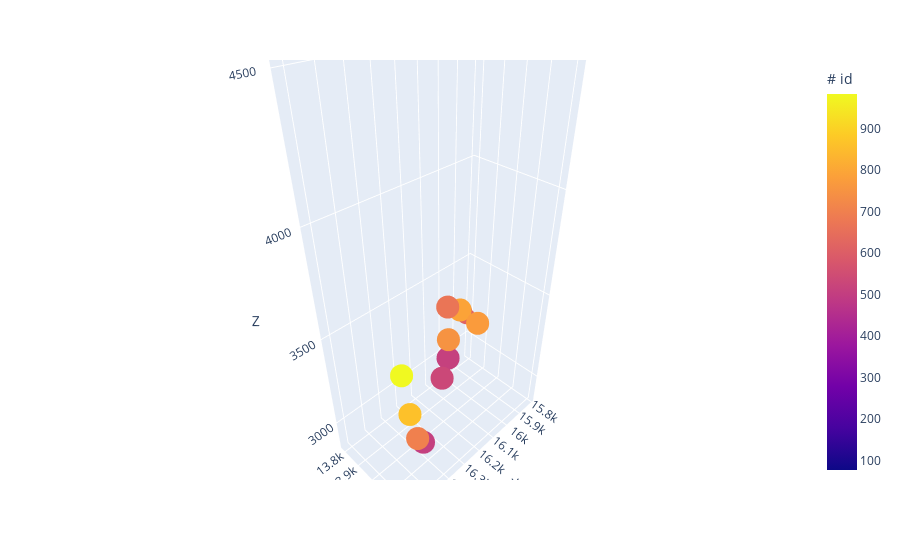

The notebook cell saved with this chart:
### Code cell
import plotly.express as px
fig = px.scatter_3d(df, x='\t X', y='\t Y', z='\t Z',
              color='# id')
fig.show()

### Figure 1 — Plotly figure (JSON) as saved in the notebook; plotly's stock layout.template omitted (floating-point values rounded to 4 significant figures)
{"data": [{"hovertemplate": "\t X=%{x}<br>\t Y=%{y}<br>\t Z=%{z}<br># id=%{marker.color}<extra></extra>", "legendgroup": "", "marker": {"color": [77, 507, 511, 534, 615, 669, 701, 750, 773, 792, 863, 984], "coloraxis": "coloraxis", "symbol": "circle"}, "mode": "markers", "name": "", "scene": "scene", "showlegend": false, "type": "scatter3d", "x": [16295, 16376, 16085, 16150, 15812, 16148, 16499, 16149, 16007, 15951, 16560, 16614], "y": [14073, 14044, 13913, 13938, 13783, 13969, 14148, 13976, 14019, 13860, 14182, 14216], "z": [4585.0, 2875.0, 3110.0, 3041.0, 3151.0, 3493.0, 3120.0, 3313.0, 3347, 3298.0, 3352.0, 3621.0]}], "layout": {"coloraxis": {"colorbar": {"title": {"text": "# id"}}, "colorscale": [[0, "#0d0887"], [0.1111, "#46039f"], [0.2222, "#7201a8"], [0.3333, "#9c179e"], [0.4444, "#bd3786"], [0.5556, "#d8576b"], [0.6667, "#ed7953"], [0.7778, "#fb9f3a"], [0.8889, "#fdca26"], [1, "#f0f921"]]}, "legend": {"tracegroupgap": 0}, "margin": {"t": 60}, "scene": {"domain": {"x": [0, 1], "y": [0, 1]}, "xaxis": {"title": {"text": "\t X"}}, "yaxis": {"title": {"text": "\t Y"}}, "zaxis": {"title": {"text": "\t Z"}}}}}
